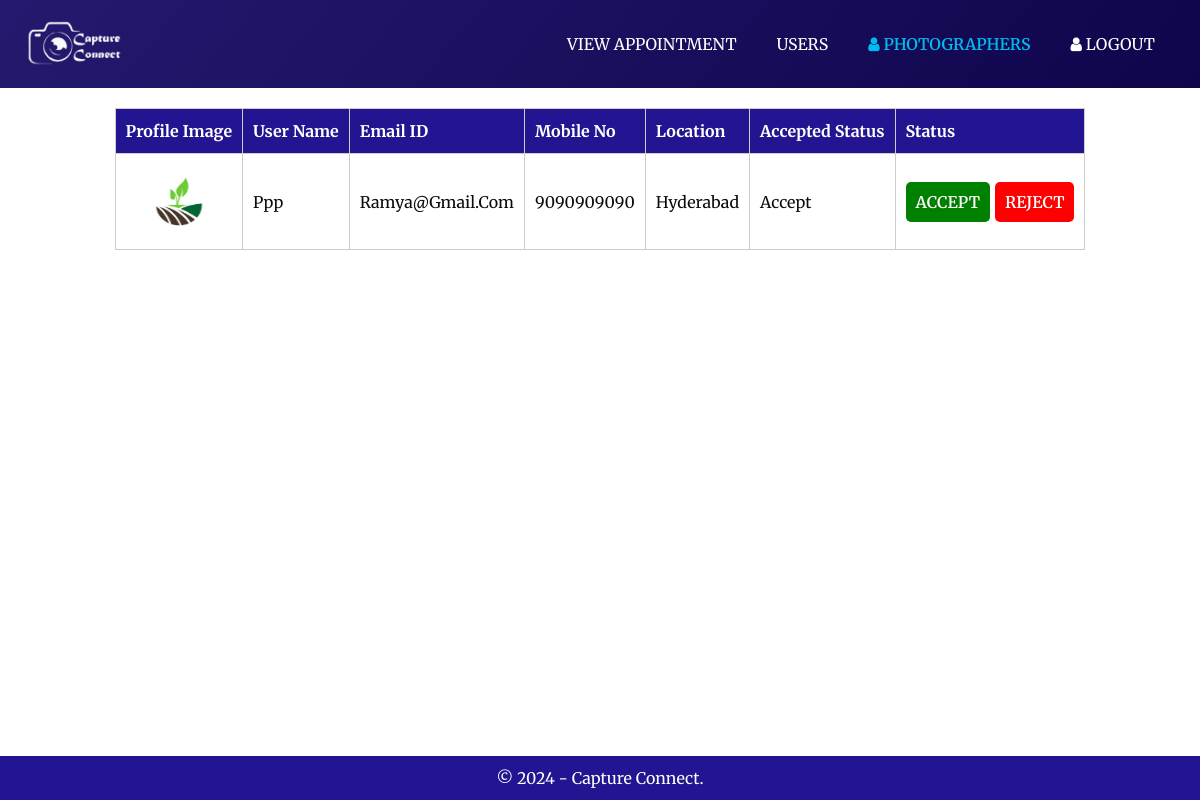
/aplist.php, run on the app's committed database.
### tables this page shows
CREATE TABLE `preg` (
  `pname` varchar(55) NOT NULL,
  `ppass` varchar(55) NOT NULL,
  `pmail` varchar(55) NOT NULL,
  `pcell` varchar(55) NOT NULL,
  `paddress` varchar(55) NOT NULL,
  `pimage` varchar(55) NOT NULL,
  `pstatus` varchar(55) NOT NULL
);

### aplist.php (the view, shortened to what this page needs)
<!DOCTYPE html>
<html>
<head>
<link rel="stylesheet" type="text/css" href="css/bootstrap.css" />
<link rel="stylesheet" href="style1.css"/>
<link rel="stylesheet" type="text/css"
	href="https://cdnjs.cloudflare.com/ajax/libs/OwlCarousel2/2.3.4/assets/owl.carousel.min.css" />
<link href="css/font-awesome.min.css" rel="stylesheet" />
<link href="css/style.css" rel="stylesheet" />
<link href="css/responsive.css" rel="stylesheet" />
</head>
<body class="sub_page">
	<div class="hero_area">
		<header class="header_section">
			<div class="container-fluid">
				<nav class="navbar navbar-expand-lg custom_nav-container ">
					<a class="navbar-brand" href="index.html"> <span>
					<img src="images/logo.png" width="100">
						</span>
					</a>
					<div class="collapse navbar-collapse" id="navbarSupportedContent">
						<ul class="navbar-nav  ">
						<li class="nav-item"><a class="nav-link"
								href="AViewAppointment.php">View Appointment<span class="sr-only">(current)</span>
							</a></li>
                            <li class="nav-item"><a class="nav-link"
								href="adminhome.php">Users <span class="sr-only">(current)</span>
							</a></li>
							<li class="nav-item active"><a class="nav-link" href="aplist.php">
									<i class="fa fa-user" aria-hidden="true"></i> Photographers
							</a></li>
							<li class="nav-item"><a class="nav-link" href="index.html">
									<i class="fa fa-user" aria-hidden="true"></i> Logout
							</a></li>
						</ul>
					</div>
				</nav>
			</div>
		</header>
	</div>
	<div class="table-sec">
<table align="center"  border="1">
<tr>
		<th>Profile Image</th>
		<th>User Name</th>
		<th>Email ID</th>
		<th>Mobile No</th>
		<th>Location</th>
		<th>Accepted Status</th>
		<th>Status</th>
	</tr>
<tr>
		<?php
    require('db.php');
	$res=mysqli_query($con,"SELECT * from preg");
	while($row=mysqli_fetch_array($res))
	{
echo '<tr>
<td><img src="images/'.$row['pimage'].'" height="75px"></td>
<td>'.$row['pname'].'</td>
<td>'.$row['pmail'].'</td>
<td>'.$row['pcell'].'</td>
<td>'.$row['paddress'].'</td>
<td>'.$row['pstatus'].'</td>
<td>';
echo '<a class="accp-btn" href="paccept.php?name=' . $row['pname']. '">ACCEPT</a>';
echo '<a class="rej-btn" href="preject.php?name=' . $row['pname']. '">REJECT</a>';
	}
?>
</td></tr></table>
</div>
<footer>
	&copy; 2024 - Capture Connect.
</footer>
</body>
</html>

### style1.css (style rules this page uses)
body { font-family: "Merriweather", serif !important; }
.table-sec { margin-top: 20px; width: 100%; }
.table-sec table { height: 100px; overflow-y: auto; }
.table-sec tr { border: 1px solid #ccc; }
.table-sec th { background: #231491; padding: 10px; color: #fff; }
.table-sec td { padding: 10px; border: 1px solid #ccc; text-transform: capitalize; }
.table-sec td:first-child { text-align: center; }
.table-sec td img { width: 100px; height: 75px; }
.accp-btn { background-color: green; color: #fff; padding: 10px; border-radius: 5px; margin-right: 5px; font-weight: 600; text-transform: capitalize; }
.rej-btn { background-color: red; color: #fff; padding: 10px; border-radius: 5px; font-weight: 600; text-transform: capitalize; }
footer { color: #fff; width: 100%; font-size: 16px; text-align: center; padding: 10px; background: #231491; margin-top: 20px; position: fixed; bottom: 0; }

### css/style.css (style rules this page uses)
body { font-family: "Open Sans", sans-serif; color: #0c0c0c; background-color: #ffffff; overflow-x: hidden; }
a, a:hover, a:focus { text-decoration: none; }
.hero_area { position: relative; min-height: 100vh; display: -webkit-box; display: -ms-flexbox; display: flex; -webkit-box-orient: vertical; -webkit-box-direction: normal; -ms-flex-direction: column; flex-direction: column; }
.sub_page .hero_area { min-height: auto; background: linear-gradient(130deg, #231a6f, #0f054c); }
.header_section { padding: 15px 0; }
.header_section .container-fluid { padding-right: 25px; padding-left: 25px; }
.navbar-brand span { font-weight: bold; font-size: 24px; color: #ffffff; }
.custom_nav-container { padding: 0; }
.custom_nav-container .navbar-nav { margin-left: auto; }
.custom_nav-container .navbar-nav .nav-item .nav-link { padding: 5px 20px; color: #ffffff; text-align: center; text-transform: uppercase; border-radius: 5px; -webkit-transition: all 0.3s; transition: all 0.3s; }
.custom_nav-container .navbar-nav .nav-item:hover .nav-link, .custom_nav-container .navbar-nav .nav-item.active .nav-link { color: #00bbf0; }
.custom_nav-container .navbar-nav .nav-item.active .nav-link { font-weight: 600; }

### data on the page
preg: pimage (picture), pname "Ppp", pmail "Ramya@gmail.com", pcell "9090909090", paddress "Hyderabad", pstatus "Accept"
